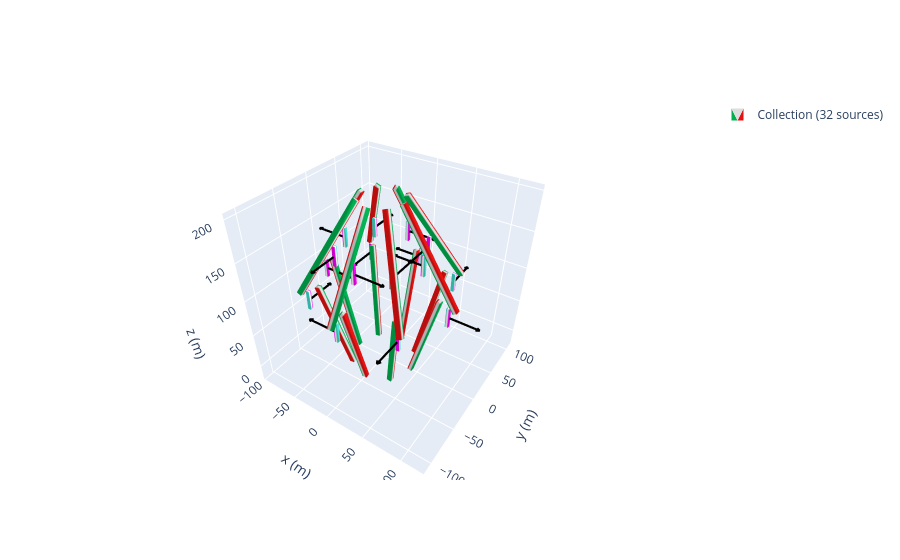

Notebook code cell kept with this figure:
### Code cell
zeeman_prof = magpy.Collection()
j = 30
n = 8

c = 15  #angle of first bar
d =  42#angle of second bar
b = -40# distnace the two section of the array are apart from each other


mystyle = mstyle = dict(
    mode="color+arrow",
    color=dict(north="magenta", middle="white", south="turquoise"),
    arrow=dict(width=2, color="k")
)
angles = np.linspace(0, 360, n, endpoint=False)
for i in angles:
    cube1= magpy.magnet.Cuboid(
    dimension=(6,6,128),
    polarization=(-1.080,0,0),
    position=(57,0,40))
    cube2 = magpy.magnet.Cuboid(dimension= (4,4,25),
    polarization=(1.17,0,0),
    position=(85,0,125+b),style_magnetization = mystyle)
    cube3= magpy.magnet.Cuboid(
    dimension=(6,6,128),
    polarization=(1.08,0,0),
    position=(60,0,190+b))
    cube4 = magpy.magnet.Cuboid(dimension= (4,4,25),
     polarization=(1.17,0,0),
     position=(48,0,-20),style_magnetization = mystyle)
    cube5 = magpy.magnet.Cuboid(dimension= (4,4,25),
     polarization=(-1.17,0,0),
     position=(60,0,180),style_magnetization = mystyle)
    cube6 = magpy.magnet.Cuboid(dimension= (4,4,25),
    polarization=(-1.17,0,0),
    position=(52,0,140),style_magnetization = mystyle)

#     cube5 = magpy.magnet.Cuboid(dimension= (4,4,25),
#     polarization=(-1.17,0,0),
#     position=(90+a+p+m,0,190))

#     cube6 = magpy.magnet.Cuboid(dimension= (4,4,25),
#     polarization=(-1.17,0,0),
#     position=(80+a+p+m,0,200),
# )

    
    cube1.rotate_from_angax(i, 'z')
    cube1.rotate_from_angax(c, 'y',)
    cube1.rotate_from_angax(i, 'z', anchor=0)
    cube2.rotate_from_angax(i, 'z',anchor = 0)
    cube2.rotate_from_angax(i, 'z')
    cube3.rotate_from_angax(i, 'z', anchor=0)
    cube3.rotate_from_angax(-d+10, 'y')
    cube3.rotate_from_angax(i, 'z')
    cube4.rotate_from_angax(i, 'z', anchor=0)
    cube4.rotate_from_angax(i, 'z')
    cube5.rotate_from_angax(i, 'z',anchor = 0)
    cube5.rotate_from_angax(i, 'z')
    cube6.rotate_from_angax(i, 'z',anchor = 0)
    cube6.rotate_from_angax(i, 'z')
    zeeman_prof.add(cube1)
    zeeman_prof.add(cube2)
    zeeman_prof.add(cube3)
    #zeeman_prof.add(cube4)
    #zeeman_prof.add(cube5)
    zeeman_prof.add(cube6)
    j = j+1


 
 
  


tfmot = magpy.Collection()
N = 8
angles = [0,90,180,270]
angles_d = [45,225,225,45]
l = 5
p = [0,0,0,0,20,20,20,20]
s  = [-1,-1,1,1,1,1,-1,-1]
H = 39
q = 350
h = [-H,-H,-H,-H,H,H,H,H]
mstyle = dict(
    mode="color+arrow",
    color=dict(north="magenta", middle="white", south="turquoise"),
    arrow=dict(width=2, color="k")
)
for a in range(len(angles)):
    cube= magpy.magnet.Cuboid(
    dimension=(6,8,80),
    polarization=(s[a]*1.42,0,0),
    position=(h[a],h[a], h[a]+300),
    style_magnetization=mstyle )
    
    cube.rotate_from_angax(angles[a], 'z',anchor = 0)
    cube.rotate_from_angax(angles_d[a], 'z')

    tfmot.add(cube)


b_tot = magpy.Collection()
#tfmot.rotate_from_angax(45,'z')#
b_tot.add(zeeman_prof,override_parent=True)
b_tot.show()
